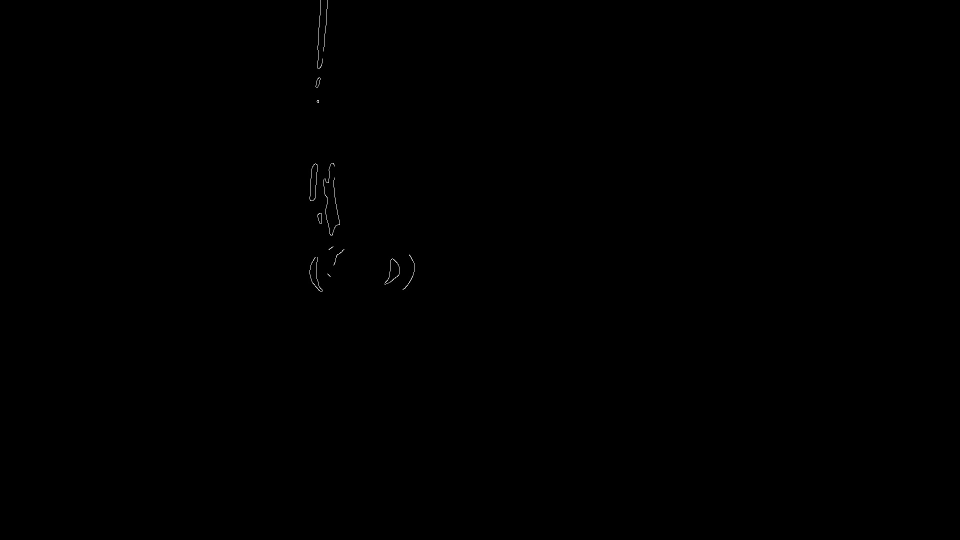
#> input picture assn1/combined_op/2017CS50407_2017CS10487/input_hough_frames/frame189.jpg, 1920 x 1080 px (shown at 1/2 size)
$ python -i video_to_houghLineFrames.py   (imports and definitions only)   (older library calls are emulated)
#> lines starting #> are read from the running program, lines starting #| are printed output that depends on the picture
#> further down, picture is the input picture: shape (1080, 1920, 3); min 0, max 255, mean 0.2
import numpy as np
import cv2
import os
import math

# [48 lines left out: functions video_to_frames, video_to_knnFrames, pre_canny, not called in this run]

def post_canny(img):
    sobelx = cv2.Sobel(img,cv2.CV_64F,1,0,ksize=5)
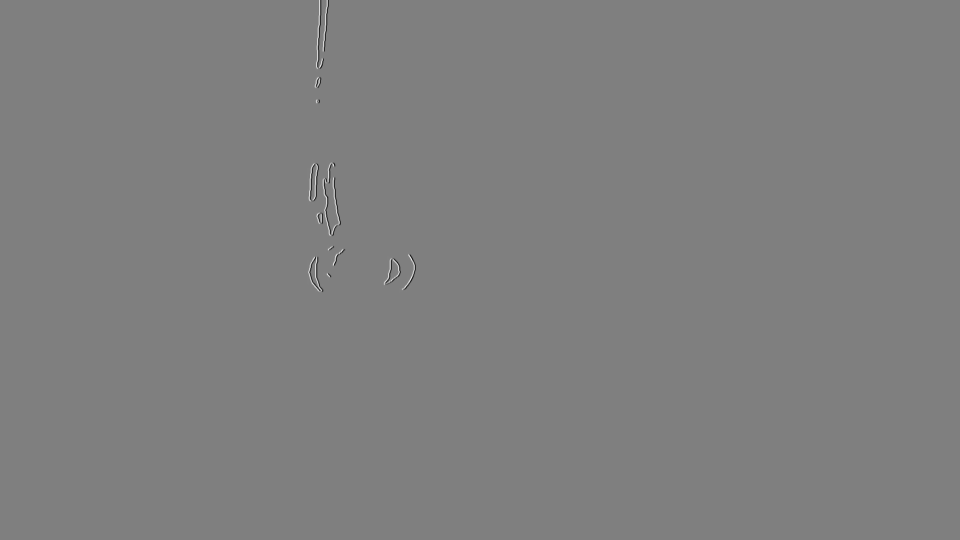
#> sobelx: shape (1080, 1920, 3) float64 (shown at 1/2 size); min -8921, max 8871, mean 0; drawn with min black and max white
    sobely = cv2.Sobel(img,cv2.CV_64F,0,1,ksize =5)
    img = cv2.sqrt(cv2.add(cv2.pow(sobelx,2), cv2.pow(sobely,2)))

    #cv2.imwrite("sqrt.jpg", img)

    kernel_rect3 = cv2.getStructuringElement(cv2.MORPH_RECT,(1, 15))
    img = cv2.erode(img, kernel_rect3, iterations=1)

    #cv2.imwrite("erode.jpg", img)

    kernel_rect4 = cv2.getStructuringElement(cv2.MORPH_RECT,(3, 3))
    img = cv2.dilate(img,kernel_rect4, iterations = 1)

    #cv2.imwrite("dilate.jpg", img)
    return img

# [52 lines left out: functions hough_lines, store_img, knn_to_hough_frame, not called in this run]


# [13 lines not run here, left out]

>>> import cv2
>>> picture = cv2.imread('2017CS50407_2017CS10487/input_hough_frames/frame189.jpg')
>>> result = post_canny(picture)
